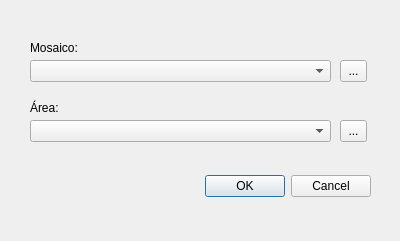
<?xml version="1.0" encoding="UTF-8"?>
<ui version="4.0">
 <class>ExtraiMDEDialogBase</class>
 <widget class="QDialog" name="ExtraiMDEDialogBase">
  <property name="geometry">
   <rect>
    <x>0</x>
    <y>0</y>
    <width>400</width>
    <height>241</height>
   </rect>
  </property>
  <property name="windowTitle">
   <string>ExtraiMDE</string>
  </property>
  <widget class="QDialogButtonBox" name="button_box">
   <property name="geometry">
    <rect>
     <x>30</x>
     <y>170</y>
     <width>341</width>
     <height>32</height>
    </rect>
   </property>
   <property name="orientation">
    <enum>Qt::Horizontal</enum>
   </property>
   <property name="standardButtons">
    <set>QDialogButtonBox::Cancel|QDialogButtonBox::Ok</set>
   </property>
  </widget>
  <widget class="QLabel" name="label">
   <property name="geometry">
    <rect>
     <x>30</x>
     <y>40</y>
     <width>55</width>
     <height>16</height>
    </rect>
   </property>
   <property name="text">
    <string>Mosaico:</string>
   </property>
  </widget>
  <widget class="QLabel" name="label_2">
   <property name="geometry">
    <rect>
     <x>30</x>
     <y>100</y>
     <width>55</width>
     <height>16</height>
    </rect>
   </property>
   <property name="text">
    <string>Área:</string>
   </property>
  </widget>
  <widget class="QComboBox" name="comboBox">
   <property name="geometry">
    <rect>
     <x>30</x>
     <y>60</y>
     <width>301</width>
     <height>22</height>
    </rect>
   </property>
  </widget>
  <widget class="QComboBox" name="comboBox_2">
   <property name="geometry">
    <rect>
     <x>30</x>
     <y>120</y>
     <width>301</width>
     <height>22</height>
    </rect>
   </property>
  </widget>
  <widget class="QToolButton" name="toolButton">
   <property name="geometry">
    <rect>
     <x>340</x>
     <y>60</y>
     <width>27</width>
     <height>22</height>
    </rect>
   </property>
   <property name="text">
    <string>...</string>
   </property>
  </widget>
  <widget class="QToolButton" name="toolButton_2">
   <property name="geometry">
    <rect>
     <x>340</x>
     <y>120</y>
     <width>27</width>
     <height>22</height>
    </rect>
   </property>
   <property name="text">
    <string>...</string>
   </property>
  </widget>
 </widget>
 <resources/>
 <connections>
  <connection>
   <sender>button_box</sender>
   <signal>accepted()</signal>
   <receiver>ExtraiMDEDialogBase</receiver>
   <slot>accept()</slot>
   <hints>
    <hint type="sourcelabel">
     <x>20</x>
     <y>20</y>
    </hint>
    <hint type="destinationlabel">
     <x>20</x>
     <y>20</y>
    </hint>
   </hints>
  </connection>
  <connection>
   <sender>button_box</sender>
   <signal>rejected()</signal>
   <receiver>ExtraiMDEDialogBase</receiver>
   <slot>reject()</slot>
   <hints>
    <hint type="sourcelabel">
     <x>20</x>
     <y>20</y>
    </hint>
    <hint type="destinationlabel">
     <x>20</x>
     <y>20</y>
    </hint>
   </hints>
  </connection>
 </connections>
</ui>
